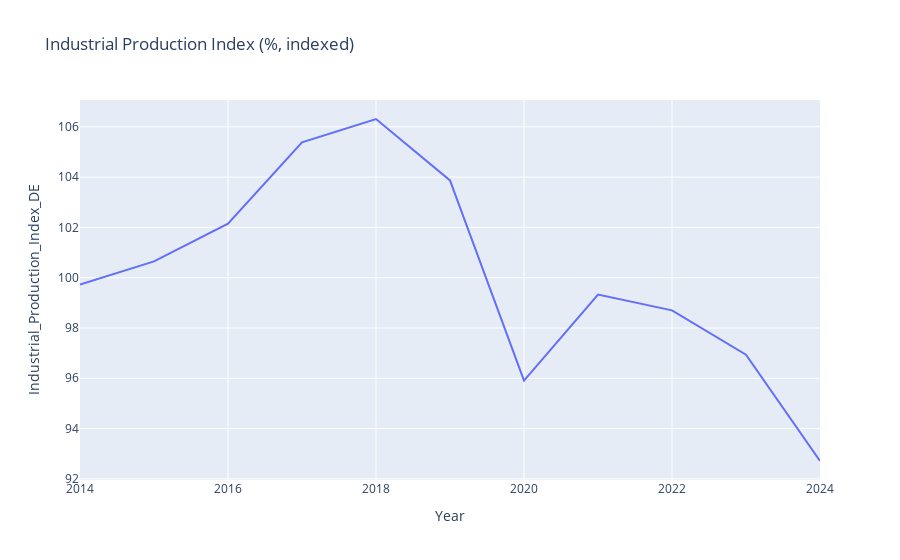

The cell this chart's notebook holds for it:
### Code cell
fig = px.line(df_hist_target, x='Year', y='Industrial_Production_Index_DE',
              title='Industrial Production Index (%, indexed)')
fig.show()

### Figure 1 — Plotly figure (JSON) as saved in the notebook; plotly's stock layout.template omitted (floating-point values rounded to 4 significant figures)
{"data": [{"hovertemplate": "Year=%{x}<br>Industrial_Production_Index_DE=%{y}<extra></extra>", "legendgroup": "", "line": {"color": "#636efa", "dash": "solid"}, "marker": {"symbol": "circle"}, "mode": "lines", "name": "", "orientation": "v", "showlegend": false, "type": "scatter", "x": [2014, 2015, 2016, 2017, 2018, 2019, 2020, 2021, 2022, 2023, 2024], "xaxis": "x", "y": [99.73, 100.7, 102.2, 105.4, 106.3, 103.9, 95.91, 99.33, 98.7, 96.94, 92.71], "yaxis": "y"}], "layout": {"legend": {"tracegroupgap": 0}, "title": {"text": "Industrial Production Index (%, indexed)"}, "xaxis": {"anchor": "y", "domain": [0, 1], "title": {"text": "Year"}}, "yaxis": {"anchor": "x", "domain": [0, 1], "title": {"text": "Industrial_Production_Index_DE"}}}}
